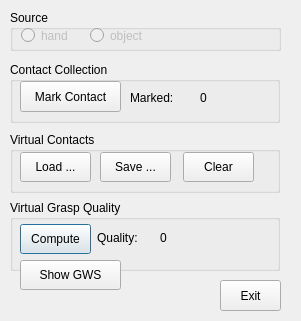
<?xml version="1.0" encoding="UTF-8"?>
<ui version="4.0">
 <class>ContactExaminerDlgUI</class>
 <widget class="QDialog" name="ContactExaminerDlgUI">
  <property name="geometry">
   <rect>
    <x>0</x>
    <y>0</y>
    <width>301</width>
    <height>321</height>
   </rect>
  </property>
  <property name="windowTitle">
   <string>Virtual Grasp</string>
  </property>
  <widget class="QGroupBox" name="graspQualityAnalysisGroupBox">
   <property name="geometry">
    <rect>
     <x>10</x>
     <y>200</y>
     <width>270</width>
     <height>71</height>
    </rect>
   </property>
   <property name="title">
    <string>Virtual Grasp Quality</string>
   </property>
   <widget class="QPushButton" name="updateQualityButton">
    <property name="geometry">
     <rect>
      <x>10</x>
      <y>24</y>
      <width>71</width>
      <height>30</height>
     </rect>
    </property>
    <property name="text">
     <string>Compute</string>
    </property>
   </widget>
   <widget class="QLabel" name="textLabel3">
    <property name="geometry">
     <rect>
      <x>87</x>
      <y>27</y>
      <width>61</width>
      <height>21</height>
     </rect>
    </property>
    <property name="text">
     <string>Quality:</string>
    </property>
    <property name="wordWrap">
     <bool>false</bool>
    </property>
   </widget>
   <widget class="QLabel" name="qualityLabel">
    <property name="geometry">
     <rect>
      <x>150</x>
      <y>28</y>
      <width>50</width>
      <height>20</height>
     </rect>
    </property>
    <property name="text">
     <string>0</string>
    </property>
    <property name="wordWrap">
     <bool>false</bool>
    </property>
   </widget>
  </widget>
  <widget class="QPushButton" name="exitButton">
   <property name="geometry">
    <rect>
     <x>220</x>
     <y>280</y>
     <width>61</width>
     <height>31</height>
    </rect>
   </property>
   <property name="text">
    <string>Exit</string>
   </property>
  </widget>
  <widget class="QGroupBox" name="contactLoadingGroupBox">
   <property name="geometry">
    <rect>
     <x>10</x>
     <y>132</y>
     <width>270</width>
     <height>61</height>
    </rect>
   </property>
   <property name="title">
    <string>Virtual Contacts</string>
   </property>
   <widget class="QPushButton" name="loadButton">
    <property name="geometry">
     <rect>
      <x>10</x>
      <y>20</y>
      <width>71</width>
      <height>30</height>
     </rect>
    </property>
    <property name="text">
     <string>Load ...</string>
    </property>
   </widget>
   <widget class="QPushButton" name="clearButton">
    <property name="geometry">
     <rect>
      <x>173</x>
      <y>20</y>
      <width>71</width>
      <height>30</height>
     </rect>
    </property>
    <property name="text">
     <string>Clear</string>
    </property>
   </widget>
   <widget class="QPushButton" name="saveButton">
    <property name="geometry">
     <rect>
      <x>90</x>
      <y>20</y>
      <width>71</width>
      <height>30</height>
     </rect>
    </property>
    <property name="text">
     <string>Save ...</string>
    </property>
   </widget>
  </widget>
  <widget class="QGroupBox" name="contactCollectionGroupBox">
   <property name="geometry">
    <rect>
     <x>10</x>
     <y>62</y>
     <width>270</width>
     <height>61</height>
    </rect>
   </property>
   <property name="title">
    <string>Contact Collection</string>
   </property>
   <widget class="QPushButton" name="markButton">
    <property name="geometry">
     <rect>
      <x>10</x>
      <y>19</y>
      <width>101</width>
      <height>31</height>
     </rect>
    </property>
    <property name="text">
     <string>Mark Contact</string>
    </property>
   </widget>
   <widget class="QLabel" name="textLabel1">
    <property name="geometry">
     <rect>
      <x>120</x>
      <y>26</y>
      <width>61</width>
      <height>20</height>
     </rect>
    </property>
    <property name="text">
     <string>Marked:</string>
    </property>
    <property name="wordWrap">
     <bool>false</bool>
    </property>
   </widget>
   <widget class="QLabel" name="markedLabel">
    <property name="geometry">
     <rect>
      <x>190</x>
      <y>26</y>
      <width>20</width>
      <height>20</height>
     </rect>
    </property>
    <property name="text">
     <string>0</string>
    </property>
    <property name="wordWrap">
     <bool>false</bool>
    </property>
   </widget>
  </widget>
  <widget class="QGroupBox" name="groupBox">
   <property name="geometry">
    <rect>
     <x>10</x>
     <y>10</y>
     <width>271</width>
     <height>41</height>
    </rect>
   </property>
   <property name="title">
    <string>Source</string>
   </property>
   <widget class="QRadioButton" name="objectRadioButton">
    <property name="enabled">
     <bool>false</bool>
    </property>
    <property name="geometry">
     <rect>
      <x>80</x>
      <y>16</y>
      <width>81</width>
      <height>19</height>
     </rect>
    </property>
    <property name="text">
     <string>object</string>
    </property>
   </widget>
   <widget class="QRadioButton" name="handRadioButton">
    <property name="enabled">
     <bool>false</bool>
    </property>
    <property name="geometry">
     <rect>
      <x>11</x>
      <y>16</y>
      <width>71</width>
      <height>19</height>
     </rect>
    </property>
    <property name="text">
     <string>hand</string>
    </property>
   </widget>
  </widget>
  <widget class="QPushButton" name="showGWSButton">
   <property name="geometry">
    <rect>
     <x>20</x>
     <y>260</y>
     <width>101</width>
     <height>30</height>
    </rect>
   </property>
   <property name="text">
    <string>Show GWS</string>
   </property>
  </widget>
 </widget>
 <layoutdefault spacing="6" margin="11"/>
 <pixmapfunction>qPixmapFromMimeSource</pixmapfunction>
 <includes>
  <include location="global">vector</include>
 </includes>
 <resources/>
 <connections>
  <connection>
   <sender>exitButton</sender>
   <signal>clicked()</signal>
   <receiver>ContactExaminerDlgUI</receiver>
   <slot>exitButton_clicked()</slot>
   <hints>
    <hint type="sourcelabel">
     <x>20</x>
     <y>20</y>
    </hint>
    <hint type="destinationlabel">
     <x>20</x>
     <y>20</y>
    </hint>
   </hints>
  </connection>
  <connection>
   <sender>updateQualityButton</sender>
   <signal>clicked()</signal>
   <receiver>ContactExaminerDlgUI</receiver>
   <slot>updateQualityButton_clicked()</slot>
   <hints>
    <hint type="sourcelabel">
     <x>20</x>
     <y>20</y>
    </hint>
    <hint type="destinationlabel">
     <x>20</x>
     <y>20</y>
    </hint>
   </hints>
  </connection>
  <connection>
   <sender>saveButton</sender>
   <signal>clicked()</signal>
   <receiver>ContactExaminerDlgUI</receiver>
   <slot>saveButton_clicked()</slot>
   <hints>
    <hint type="sourcelabel">
     <x>20</x>
     <y>20</y>
    </hint>
    <hint type="destinationlabel">
     <x>20</x>
     <y>20</y>
    </hint>
   </hints>
  </connection>
  <connection>
   <sender>markButton</sender>
   <signal>clicked()</signal>
   <receiver>ContactExaminerDlgUI</receiver>
   <slot>markButton_clicked()</slot>
   <hints>
    <hint type="sourcelabel">
     <x>20</x>
     <y>20</y>
    </hint>
    <hint type="destinationlabel">
     <x>20</x>
     <y>20</y>
    </hint>
   </hints>
  </connection>
  <connection>
   <sender>loadButton</sender>
   <signal>clicked()</signal>
   <receiver>ContactExaminerDlgUI</receiver>
   <slot>loadButton_clicked()</slot>
   <hints>
    <hint type="sourcelabel">
     <x>20</x>
     <y>20</y>
    </hint>
    <hint type="destinationlabel">
     <x>20</x>
     <y>20</y>
    </hint>
   </hints>
  </connection>
  <connection>
   <sender>clearButton</sender>
   <signal>clicked()</signal>
   <receiver>ContactExaminerDlgUI</receiver>
   <slot>clearButton_clicked()</slot>
   <hints>
    <hint type="sourcelabel">
     <x>20</x>
     <y>20</y>
    </hint>
    <hint type="destinationlabel">
     <x>20</x>
     <y>20</y>
    </hint>
   </hints>
  </connection>
  <connection>
   <sender>showGWSButton</sender>
   <signal>clicked()</signal>
   <receiver>ContactExaminerDlgUI</receiver>
   <slot>showGWSButton_clicked()</slot>
   <hints>
    <hint type="sourcelabel">
     <x>20</x>
     <y>20</y>
    </hint>
    <hint type="destinationlabel">
     <x>20</x>
     <y>20</y>
    </hint>
   </hints>
  </connection>
 </connections>
</ui>
